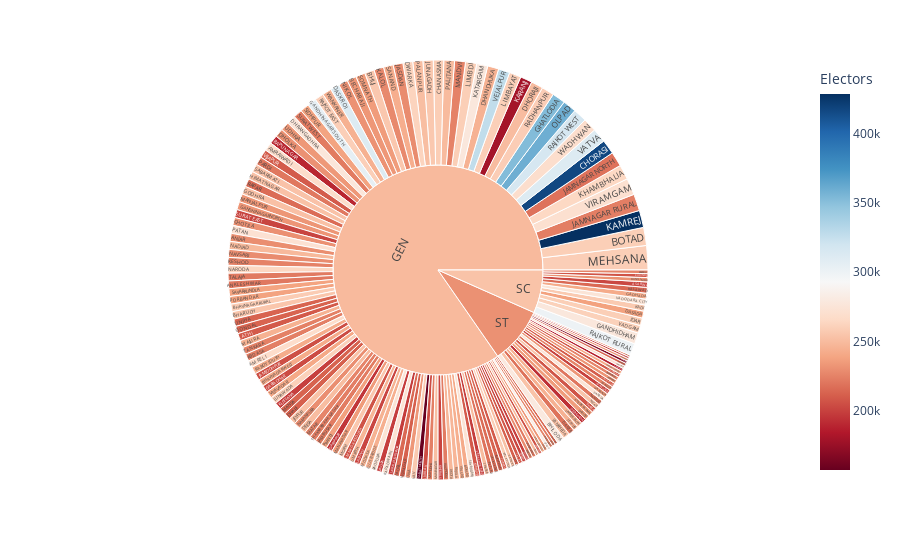

Notebook code for this chart:
### Code cell
fig = px.sunburst(st_con_vt, path=['Constituency_Type', 'Constituency_Name'],
                  values='Electors', color='Electors',  color_continuous_scale='RdBu',)
fig.update_layout(autosize=True)
fig.show()

### Figure 1 — Plotly figure (JSON) as saved in the notebook; plotly's stock layout.template omitted (floating-point values rounded to 4 significant figures; data arrays with more than 128 entries replaced by an {"elided": "..."} marker saying what was removed)
{"data": [{"branchvalues": "total", "customdata": {"elided": "183x1 float values"}, "domain": {"x": [0, 1], "y": [0, 1]}, "hovertemplate": "labels=%{label}<br>Electors_sum=%{value}<br>parent=%{parent}<br>id=%{id}<br>Electors=%{color}<extra></extra>", "ids": {"elided": "183 str values"}, "labels": {"elided": "183 str values"}, "marker": {"coloraxis": "coloraxis", "colors": {"elided": "183 float values"}}, "name": "", "parents": {"elided": "183 str values"}, "type": "sunburst", "values": {"elided": "183 int values"}}], "layout": {"autosize": true, "coloraxis": {"colorbar": {"title": {"text": "Electors"}}, "colorscale": [[0, "rgb(103,0,31)"], [0.1, "rgb(178,24,43)"], [0.2, "rgb(214,96,77)"], [0.3, "rgb(244,165,130)"], [0.4, "rgb(253,219,199)"], [0.5, "rgb(247,247,247)"], [0.6, "rgb(209,229,240)"], [0.7, "rgb(146,197,222)"], [0.8, "rgb(67,147,195)"], [0.9, "rgb(33,102,172)"], [1, "rgb(5,48,97)"]]}, "legend": {"tracegroupgap": 0}, "margin": {"t": 60}}}
